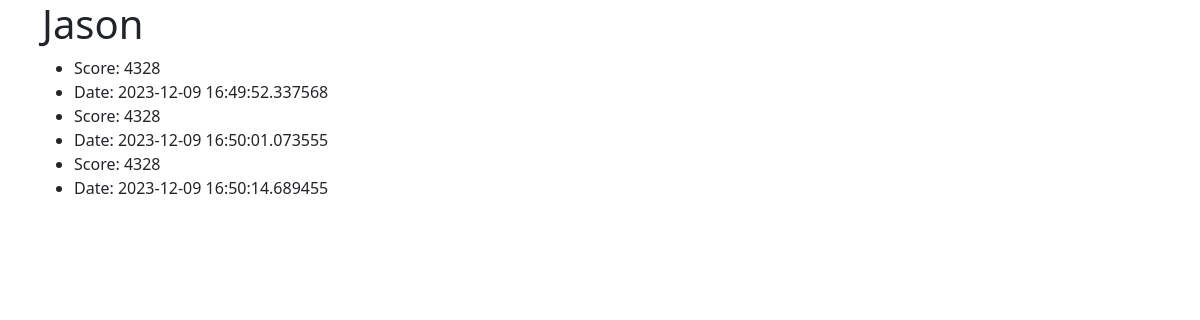
/api/player/3, run on the app's committed database.
### models.py (models this page shows, shortened)
class Score(db.Model):
    id = mapped_column(Integer, primary_key=True)
    score = mapped_column(Integer)
    date = mapped_column(DateTime, insert_default=func.now())
    player_id = mapped_column(ForeignKey("player.id"))
    player = relationship("Player", back_populates="scores")

### app.py (the view)
@app.route("/api/player/<int:player_id>")
def single_player(player_id):
    stmt = db.select(Score).where(Score.player_id == player_id)
    data = db.session.execute(stmt)
    scores = data.scalars()
    stmt = db.select(Player).where(Player.id == player_id)
    data = db.session.execute(stmt)
    player = data.scalar()
    return render_template("single.html", scores=scores, player=player)

### templates/single.html
{% extends "base.html" %}
{% block content %}
<h1>{{ player.name }}</h1>
<ul>
    {% for i in scores %}
        <li>Score: {{ i.score }}</li>
        <li>Date: {{ i.date }}</li>
    {% endfor %}
</ul>
{% endblock %}

### data on the page
Score: score "4328", date "2023-12-09 16:49:52.337568"
Score: score "4328", date "2023-12-09 16:50:01.073555"
Score: score "4328", date "2023-12-09 16:50:14.689455"
